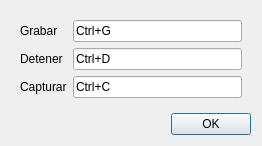
<?xml version="1.0" encoding="UTF-8"?>
<ui version="4.0">
 <class>ShortcutsDialog</class>
 <widget class="QDialog" name="ShortcutsDialog">
  <property name="geometry">
   <rect>
    <x>0</x>
    <y>0</y>
    <width>262</width>
    <height>146</height>
   </rect>
  </property>
  <property name="windowTitle">
   <string>Atajos de Teclado</string>
  </property>
  <layout class="QVBoxLayout" name="verticalLayout">
   <item>
    <widget class="QWidget" name="widget" native="true">
     <layout class="QHBoxLayout" name="horizontalLayout">
      <item>
       <layout class="QFormLayout" name="formLayout">
        <item row="0" column="0">
         <widget class="QLabel" name="Grabar_label">
          <property name="text">
           <string>Grabar</string>
          </property>
         </widget>
        </item>
        <item row="1" column="0">
         <widget class="QLabel" name="Detener_label">
          <property name="text">
           <string>Detener</string>
          </property>
         </widget>
        </item>
        <item row="2" column="0">
         <widget class="QLabel" name="Capturar_label">
          <property name="text">
           <string>Capturar</string>
          </property>
         </widget>
        </item>
        <item row="0" column="1">
         <widget class="QKeySequenceEdit" name="atajo_grabar">
          <property name="keySequence">
           <string>Ctrl+G</string>
          </property>
         </widget>
        </item>
        <item row="1" column="1">
         <widget class="QKeySequenceEdit" name="atajo_detener">
          <property name="keySequence">
           <string>Ctrl+D</string>
          </property>
         </widget>
        </item>
        <item row="2" column="1">
         <widget class="QKeySequenceEdit" name="atajo_capturar">
          <property name="keySequence">
           <string>Ctrl+C</string>
          </property>
         </widget>
        </item>
       </layout>
      </item>
     </layout>
    </widget>
   </item>
   <item>
    <widget class="QDialogButtonBox" name="buttonBox">
     <property name="orientation">
      <enum>Qt::Horizontal</enum>
     </property>
     <property name="standardButtons">
      <set>QDialogButtonBox::Ok</set>
     </property>
    </widget>
   </item>
  </layout>
 </widget>
 <resources/>
 <connections>
  <connection>
   <sender>buttonBox</sender>
   <signal>accepted()</signal>
   <receiver>ShortcutsDialog</receiver>
   <slot>accept()</slot>
   <hints>
    <hint type="sourcelabel">
     <x>248</x>
     <y>254</y>
    </hint>
    <hint type="destinationlabel">
     <x>157</x>
     <y>274</y>
    </hint>
   </hints>
  </connection>
  <connection>
   <sender>buttonBox</sender>
   <signal>rejected()</signal>
   <receiver>ShortcutsDialog</receiver>
   <slot>reject()</slot>
   <hints>
    <hint type="sourcelabel">
     <x>316</x>
     <y>260</y>
    </hint>
    <hint type="destinationlabel">
     <x>286</x>
     <y>274</y>
    </hint>
   </hints>
  </connection>
 </connections>
</ui>
